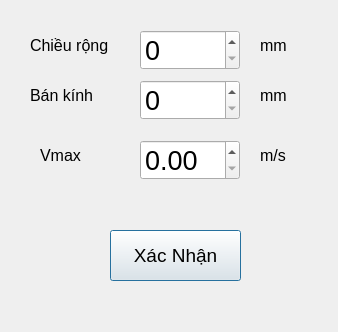
<?xml version="1.0" encoding="UTF-8"?>
<ui version="4.0">
 <class>Dialog</class>
 <widget class="QDialog" name="Dialog">
  <property name="geometry">
   <rect>
    <x>0</x>
    <y>0</y>
    <width>338</width>
    <height>332</height>
   </rect>
  </property>
  <property name="windowTitle">
   <string>Dialog</string>
  </property>
  <widget class="QSpinBox" name="Chieu_rong">
   <property name="geometry">
    <rect>
     <x>140</x>
     <y>30</y>
     <width>100</width>
     <height>40</height>
    </rect>
   </property>
   <property name="font">
    <font>
     <pointsize>20</pointsize>
    </font>
   </property>
  </widget>
  <widget class="QSpinBox" name="Ban_kinh">
   <property name="geometry">
    <rect>
     <x>140</x>
     <y>80</y>
     <width>100</width>
     <height>40</height>
    </rect>
   </property>
   <property name="font">
    <font>
     <pointsize>20</pointsize>
    </font>
   </property>
  </widget>
  <widget class="QDoubleSpinBox" name="Vmax">
   <property name="geometry">
    <rect>
     <x>140</x>
     <y>140</y>
     <width>100</width>
     <height>40</height>
    </rect>
   </property>
   <property name="font">
    <font>
     <pointsize>20</pointsize>
    </font>
   </property>
  </widget>
  <widget class="QPushButton" name="pushButton">
   <property name="geometry">
    <rect>
     <x>110</x>
     <y>230</y>
     <width>131</width>
     <height>51</height>
    </rect>
   </property>
   <property name="font">
    <font>
     <pointsize>14</pointsize>
    </font>
   </property>
   <property name="text">
    <string>Xác Nhận</string>
   </property>
  </widget>
  <widget class="QLabel" name="label">
   <property name="geometry">
    <rect>
     <x>30</x>
     <y>30</y>
     <width>101</width>
     <height>31</height>
    </rect>
   </property>
   <property name="font">
    <font>
     <pointsize>12</pointsize>
    </font>
   </property>
   <property name="text">
    <string>Chiều rộng</string>
   </property>
  </widget>
  <widget class="QLabel" name="label_2">
   <property name="geometry">
    <rect>
     <x>30</x>
     <y>80</y>
     <width>101</width>
     <height>31</height>
    </rect>
   </property>
   <property name="font">
    <font>
     <pointsize>12</pointsize>
    </font>
   </property>
   <property name="text">
    <string>Bán kính</string>
   </property>
  </widget>
  <widget class="QLabel" name="label_3">
   <property name="geometry">
    <rect>
     <x>40</x>
     <y>140</y>
     <width>101</width>
     <height>31</height>
    </rect>
   </property>
   <property name="font">
    <font>
     <pointsize>12</pointsize>
    </font>
   </property>
   <property name="text">
    <string>Vmax</string>
   </property>
  </widget>
  <widget class="QLabel" name="label_4">
   <property name="geometry">
    <rect>
     <x>260</x>
     <y>30</y>
     <width>61</width>
     <height>31</height>
    </rect>
   </property>
   <property name="font">
    <font>
     <pointsize>12</pointsize>
    </font>
   </property>
   <property name="text">
    <string>mm</string>
   </property>
  </widget>
  <widget class="QLabel" name="label_5">
   <property name="geometry">
    <rect>
     <x>260</x>
     <y>80</y>
     <width>51</width>
     <height>31</height>
    </rect>
   </property>
   <property name="font">
    <font>
     <pointsize>12</pointsize>
    </font>
   </property>
   <property name="text">
    <string>mm</string>
   </property>
  </widget>
  <widget class="QLabel" name="label_6">
   <property name="geometry">
    <rect>
     <x>260</x>
     <y>140</y>
     <width>41</width>
     <height>31</height>
    </rect>
   </property>
   <property name="font">
    <font>
     <pointsize>12</pointsize>
    </font>
   </property>
   <property name="text">
    <string>m/s</string>
   </property>
  </widget>
 </widget>
 <resources/>
 <connections/>
</ui>
